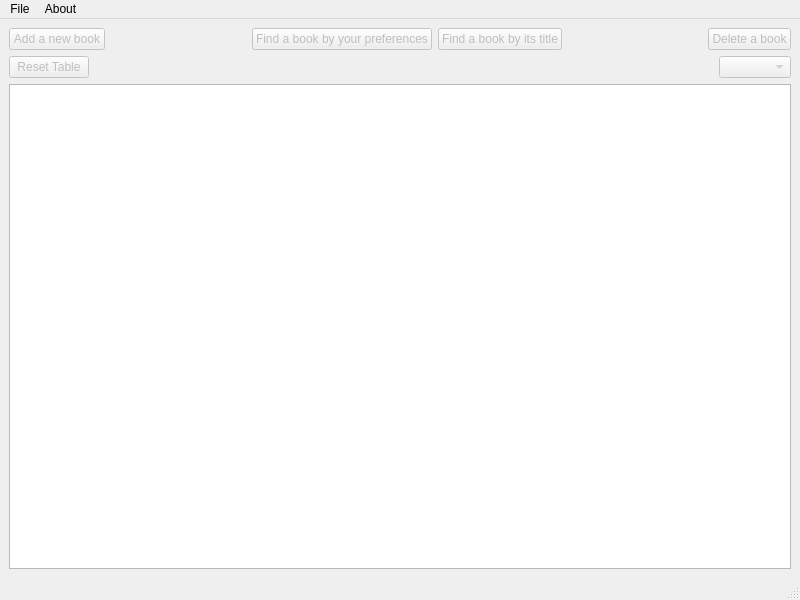
<?xml version="1.0" encoding="UTF-8"?>
<ui version="4.0">
 <class>MainWindow</class>
 <widget class="QMainWindow" name="MainWindow">
  <property name="geometry">
   <rect>
    <x>0</x>
    <y>0</y>
    <width>800</width>
    <height>600</height>
   </rect>
  </property>
  <property name="windowTitle">
   <string>Your pocket library</string>
  </property>
  <widget class="QWidget" name="centralwidget">
   <layout class="QVBoxLayout" name="verticalLayout">
    <item>
     <layout class="QHBoxLayout" name="horizontalLayout">
      <item>
       <widget class="QPushButton" name="butAddBook">
        <property name="enabled">
         <bool>false</bool>
        </property>
        <property name="text">
         <string>Add a new book</string>
        </property>
       </widget>
      </item>
      <item>
       <spacer name="horizontalSpacer">
        <property name="orientation">
         <enum>Qt::Horizontal</enum>
        </property>
        <property name="sizeHint" stdset="0">
         <size>
          <width>40</width>
          <height>20</height>
         </size>
        </property>
       </spacer>
      </item>
      <item>
       <widget class="QPushButton" name="butFindByPref">
        <property name="enabled">
         <bool>false</bool>
        </property>
        <property name="text">
         <string>Find a book by your preferences</string>
        </property>
       </widget>
      </item>
      <item>
       <widget class="QPushButton" name="butFindTitle">
        <property name="enabled">
         <bool>false</bool>
        </property>
        <property name="text">
         <string>Find a book by its title</string>
        </property>
       </widget>
      </item>
      <item>
       <spacer name="horizontalSpacer_3">
        <property name="orientation">
         <enum>Qt::Horizontal</enum>
        </property>
        <property name="sizeHint" stdset="0">
         <size>
          <width>40</width>
          <height>20</height>
         </size>
        </property>
       </spacer>
      </item>
      <item>
       <widget class="QPushButton" name="butDelBook">
        <property name="enabled">
         <bool>false</bool>
        </property>
        <property name="text">
         <string>Delete a book</string>
        </property>
       </widget>
      </item>
     </layout>
    </item>
    <item>
     <layout class="QHBoxLayout" name="horizontalLayout_2">
      <item>
       <widget class="QPushButton" name="butRes">
        <property name="enabled">
         <bool>false</bool>
        </property>
        <property name="text">
         <string>Reset Table</string>
        </property>
       </widget>
      </item>
      <item>
       <spacer name="horizontalSpacer_2">
        <property name="orientation">
         <enum>Qt::Horizontal</enum>
        </property>
        <property name="sizeHint" stdset="0">
         <size>
          <width>40</width>
          <height>20</height>
         </size>
        </property>
       </spacer>
      </item>
      <item>
       <widget class="QComboBox" name="comBoxSort">
        <property name="enabled">
         <bool>false</bool>
        </property>
       </widget>
      </item>
     </layout>
    </item>
    <item>
     <widget class="QTableView" name="viewBookDescr">
      <property name="sortingEnabled">
       <bool>true</bool>
      </property>
     </widget>
    </item>
   </layout>
  </widget>
  <widget class="QMenuBar" name="menubar">
   <property name="geometry">
    <rect>
     <x>0</x>
     <y>0</y>
     <width>800</width>
     <height>22</height>
    </rect>
   </property>
   <property name="nativeMenuBar">
    <bool>false</bool>
   </property>
   <widget class="QMenu" name="menuFile">
    <property name="title">
     <string>File</string>
    </property>
    <addaction name="actionOpen"/>
    <addaction name="actionSave"/>
   </widget>
   <widget class="QMenu" name="menuAbout">
    <property name="title">
     <string>About</string>
    </property>
    <addaction name="actionInfo_about_app"/>
   </widget>
   <addaction name="menuFile"/>
   <addaction name="menuAbout"/>
  </widget>
  <widget class="QStatusBar" name="statusbar"/>
  <action name="actionOpen">
   <property name="text">
    <string>Open</string>
   </property>
   <property name="shortcut">
    <string>Ctrl+O</string>
   </property>
  </action>
  <action name="actionSave">
   <property name="text">
    <string>Save...</string>
   </property>
   <property name="shortcut">
    <string>Ctrl+S</string>
   </property>
  </action>
  <action name="actionInfo_about_app">
   <property name="text">
    <string>Info about app</string>
   </property>
  </action>
  <action name="actionHelp">
   <property name="text">
    <string>Help</string>
   </property>
  </action>
 </widget>
 <resources/>
 <connections/>
</ui>
